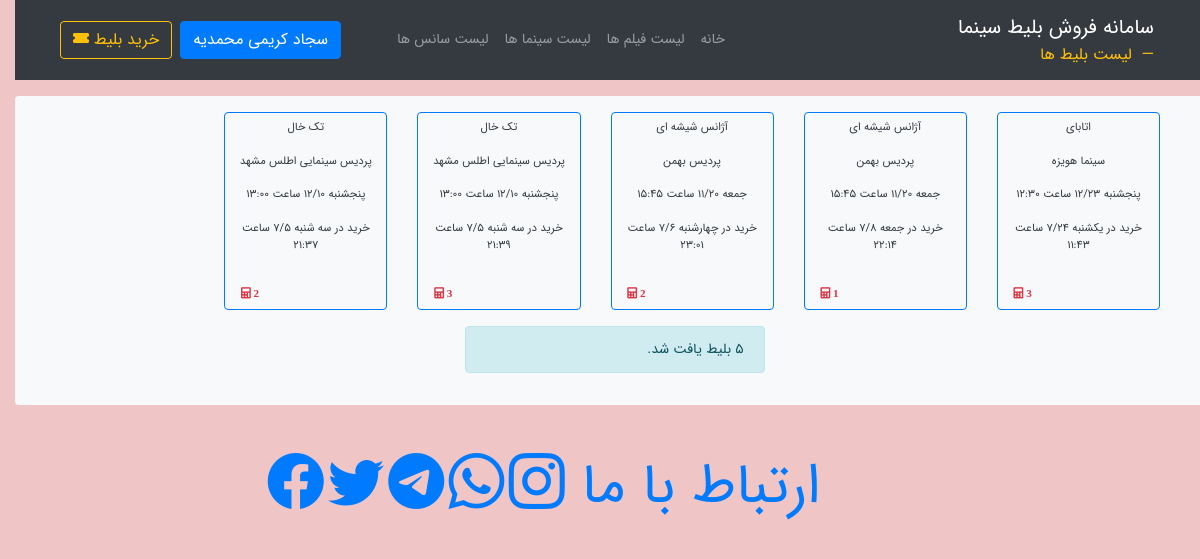
Page /Ticketing/ticket/list/ (signed in) on the committed database.
### Ticketing/models.py (models this page shows, shortened)
class Ticket (models.Model):
    class Meta:
        verbose_name = 'بلیط'
        verbose_name_plural = 'بلیط'
        pass
    showtime = models.ForeignKey(ShowTime, on_delete=models.PROTECT, verbose_name='سانس')
    buyer = models.ForeignKey(accounts.models.Profile, on_delete=models.PROTECT, verbose_name='خریدار')
    seat_number = models.IntegerField('تعداد صندلی', default=0)
    buy_time = models.DateTimeField('زمان  خرید', auto_now_add=True)

class ShowTime (models.Model):
    class Meta:
        verbose_name = 'سانس'
        verbose_name_plural = 'سانس'
    movie = models.ForeignKey('Movie', on_delete=models.PROTECT, verbose_name='نام فیلم')
    cinema = models.ForeignKey('Cinema', on_delete=models.PROTECT, verbose_name='سالن سینما')
    start_time = models.DateTimeField('زمان اغاز')
    price = models.IntegerField('قیمت')
    salable_seat = models.IntegerField('صندلی های قابل فروش')
    soled_seat = models.IntegerField('صندلی های فروخته شده')
    sale_not_started = 1
    sale_started = 2
    ticket_finished = 3
    sale_ended = 4
    Movie_played = 5
    show_cancelled = 6
    status_choices = (
        (1, 'فروش شروع نشده'),
        (2, 'فروش اغاز شد'),
        (3, 'بلیط تمام شد'),
        (4, 'فروش به اتمام رسید'),
        (5, 'فیلم پخش شد'),
        (6, 'فیلم کنسل شد')
    )
    status = models.IntegerField('وضعیت فروش', choices=status_choices)
    pass

class Movie(models.Model):
    class Meta:
        verbose_name = 'فیلم'
        verbose_name_plural = 'فیلم'
    name = models.CharField('عنوان', max_length=100)
    director = models.CharField('کارگردان', max_length=100)
    year = models.IntegerField('سال تولید')
    length = models.IntegerField('مدت زمان فیلم')
    description = models.TextField('توضیحات', null=True)
    poster = models.ImageField('پوستر', upload_to='movie_posters/',)
    def __str__(self):
        return self.name
    pass

class Cinema (models.Model):
    class Meta:
        verbose_name = 'سالن سینما'
        verbose_name_plural = 'سالن سینما'
    Cod = models.IntegerField('شماره پروانه', primary_key=True)
    name = models.CharField('نام سالن', max_length=50)
    city = models.CharField('شهر', max_length=30, default='مشهد')
    capacity = models.IntegerField('ظرفیت')
    phone = models.CharField('شماره', max_length=50, null=True)
    address = models.TextField('آدرس', null=True)
    image = models.ImageField('تصویر', upload_to='cinema_images/', blank=True)
    def __str__(self):
        return self.name
    pass

### Ticketing/views.py (the view)
# urls.py: path('ticket/list/', views.ticket_list, name='ticket_list'),
@login_required
def ticket_list(request):
    tickets = Ticket.objects.filter(buyer=request.user.profile).order_by('-buy_time')
    tickets_c = Ticket.objects.filter(buyer=request.user.profile).count()
    context = {
        'tickets': tickets,
        'tickets_c': tickets_c
    }
    return render(request, 'ticketing/ticket_list.html', context)

### Ticketing/templates/ticketing/ticket_list.html (shortened to what this page needs)
{% extends "ticketing/page-Base_list.html" %}
{% block page-nav-name %}
    لیست بلیط ها
{% endblock %}
{% block main-content %}
    <div class="bg-light p-3 rounded">
        {% if tickets %}
            <div class="row d-flex justify-content-start mr-4">
                {% for ticket in tickets %}
                    <div class="col-sm-2 mb-3">
                        <a href="{%  url "Ticketing:ticket_detail" ticket_id=ticket.id %}"
                           class="ticket-box btn d-flex flex-column btn-outline-dark border-primary">
                           <span>{{ ticket.showtime.movie }}</span>
                           <br/>
                           <span>{{ ticket.showtime.cinema }}</span>
                           <br/>
                           <span>
                               {{ ticket.showtime.start_time|date:"l n/j ساعت H:i" }}
                           </span>
                           <br/>
                           <span>خرید در
                               {{ ticket.buy_time|date:"l n/j ساعت H:i" }}
                           </span>
                            <div class="text-primary d-flex justify-content-end row">
                                <div class="col-md-4">
                                    <i class="fas text-danger fa-calculator">
                                         {{ ticket.seat_number }}
                                    </i>
                                </div>
                            </div>
                        </a>
                    </div>
                {% endfor %}
            </div>
            <div class="row d-flex justify-content-center">
                <div class="alert alert-info col-3">
                        {{ tickets_c}}
                        بلیط یافت شد.
                </div>
            </div>
        {% else %}
            <div class="alert alert-warning text-center">
                متسفانه هیچ بلیطی برای شما
                {{ user.get_full_name }}
                وجود ندارد
            </div>
        {% endif %}
    </div>
{% endblock %}

### Ticketing/templates/ticketing/page-Base_list.html (shortened to what this page needs)
{% load static %}
<!DOCTYPE html>
<html lang="fa" dir="rtl">
<head>
    <link rel="stylesheet" type="text/css" href="{% static "ticketing/css/bootstrap.css" %}">
    <link rel="stylesheet" type="text/css" href="{% static "ticketing/css/font-awesome.css" %}">
    <link rel="stylesheet" type="text/css" href="{% static "ticketing/css/main.css" %}">
    <link rel="stylesheet" href="https://cdn.jsdelivr.net/npm/bootstrap-icons@1.8.3/font/bootstrap-icons.css">
</head>
<body>
    <nav class="navbar navbar-expand-md navbar-dark bg-dark mb-3">
        <div class="container">
            <a class="navbar-brand" href="http://127.0.0.1:8000/">
                سامانه فروش بلیط سینما
            <small class="blockquote-footer text-primary">
                {% block page-nav-name %} {% endblock %}
            </small>
            </a>
            <div class="collapse navbar-collapse" id="navbarNav">
                <ul class="navbar-nav mr-auto">
                    <li class="nav-item">
                        <a class="nav-link" href="http://127.0.0.1:8000/">خانه</a>
                    </li>
                    <li class="nav-item">
                        <a class="nav-link" href="{% url "Ticketing:movie_list" %}">لیست فیلم ها</a>
                    </li>
                    <li class="nav-item">
                        <a class="nav-link" href="{% url "Ticketing:cinema_list" %}">لیست سینما ها</a>
                    </li>
                        {% if user.is_authenticated %}
                            <li class="nav-item">
                                <a class="nav-link" href="{% url "Ticketing:showtime_list" %}">لیست سانس ها</a>
                            </li>
                            <li class="nav-item  ">
                            <div class="dropdown pr-5 ">
                                <button class="dropdown-topple btn btn-primary" type="button" data-toggle="dropdown">
                                    {% if user.get_full_name %}
                                        {{ user.get_full_name }}
                                    {% else %}
                                        {{ user.username }}
                                    {% endif %}
                                </button>
                            </div>
                       </li>
                    {% endif %}
                    <li class="nav-item pr-2">
                        <a class="btn btn-outline-warning" href="{% url "Ticketing:showtime_list" %}"> خرید بلیط
                            <i class="bi bi-ticket-fill"></i>
                        </a>
                    </li>
                </ul>
            </div>
        </div>
    </nav>
        {% block main-content %}{% endblock %}
    <div class="row pt-5 d-flex sticky-bottom">
        <div class="col-md-4"></div>
        <div class="align-content-end d-flex flex-column">
            <a class="text-decoration-none" href="https://www.instagram.com/hamedord81/">
                <p class="display-4 d-inline" > ارتباط با ما  </p>
                    <i class="bi bi-instagram display-4 pt-5"></i>
                    <i class="bi bi-whatsapp  display-4 pt-5"></i>
                    <i class="bi bi-telegram  display-4 pt-5"></i>
                    <i class="bi bi-twitter   display-4 pt-5"></i>
                    <i class="bi bi-facebook  display-4 pt-5"></i>
            </a>
        </div>
    </div>
</body>
</html>

### Ticketing/Static/Ticketing/css/main.css (style rules this page uses)
body { direction: rtl; text-align: right; font-family: IRANSansWeb; font-size: 14px !important; margin: 1; background-color: #efc5c5; }
.ticket-box { font-size: 0.8em; }

### rows in the picture
Ticket: showtime.movie "اتابای", showtime.cinema "سینما هویزه", showtime.start_time "پنجشنبه 12/23 ساعت 12:30", buy_time "یکشنبه 7/24 ساعت 11:43", seat_number "3"
Ticket: showtime.movie "آژانس شیشه ای", showtime.cinema "پردیس بهمن", showtime.start_time "جمعه 11/20 ساعت 15:45", buy_time "جمعه 7/8 ساعت 22:14", seat_number "1"
Ticket: showtime.movie "آژانس شیشه ای", showtime.cinema "پردیس بهمن", showtime.start_time "جمعه 11/20 ساعت 15:45", buy_time "چهارشنبه 7/6 ساعت 23:01", seat_number "2"
Ticket: showtime.movie "تک خال", showtime.cinema "پردیس سینمایی اطلس مشهد", showtime.start_time "پنجشنبه 12/10 ساعت 13:00", buy_time "سه شنبه 7/5 ساعت 21:39", seat_number "3"
Ticket: showtime.movie "تک خال", showtime.cinema "پردیس سینمایی اطلس مشهد", showtime.start_time "پنجشنبه 12/10 ساعت 13:00", buy_time "سه شنبه 7/5 ساعت 21:37", seat_number "2"

### other values in the picture
{{ user.get_full_name }} "سجاد کریمی محمدیه"
{{ tickets_c }} "5"
